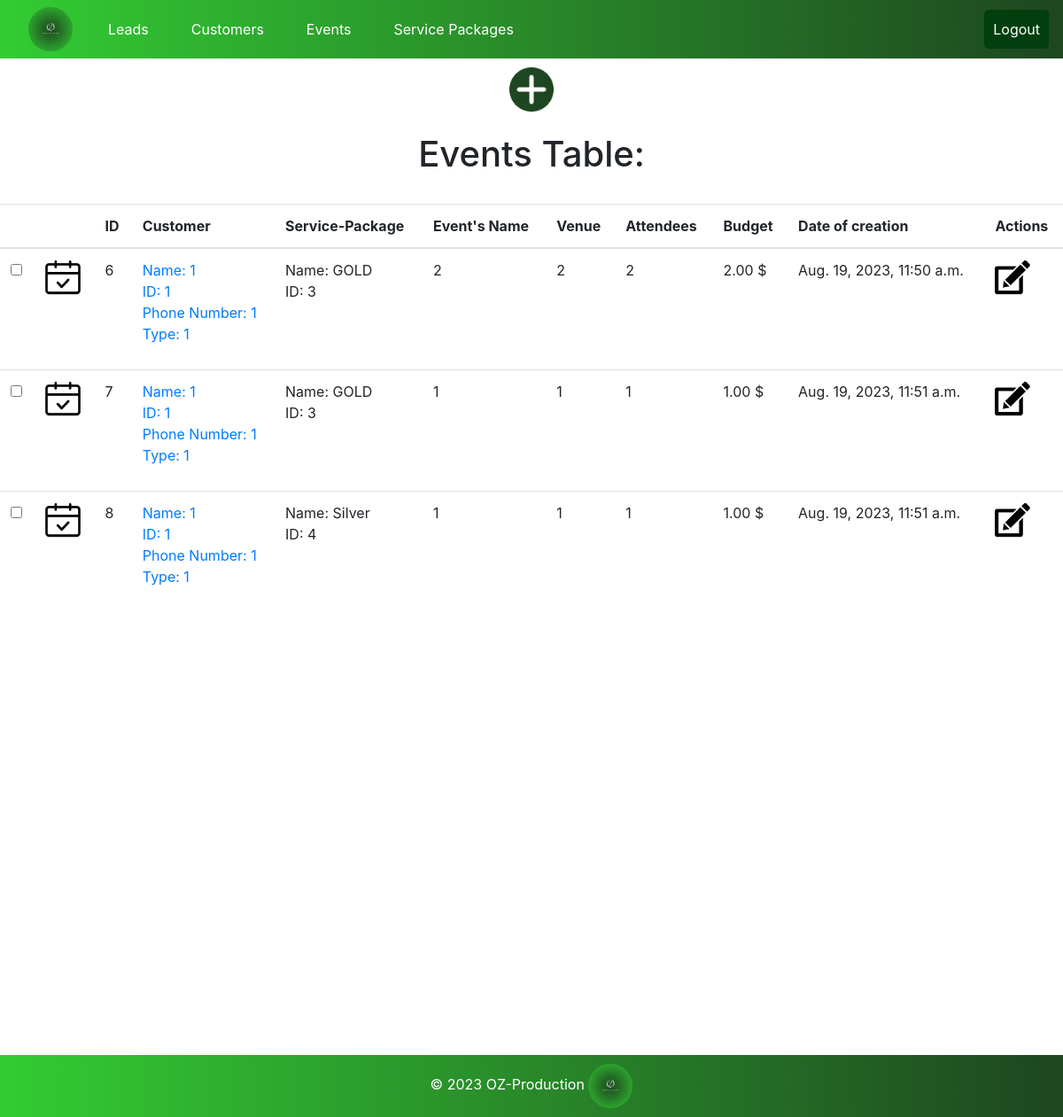
Page /oz_pro/events/ on the earlier database version.
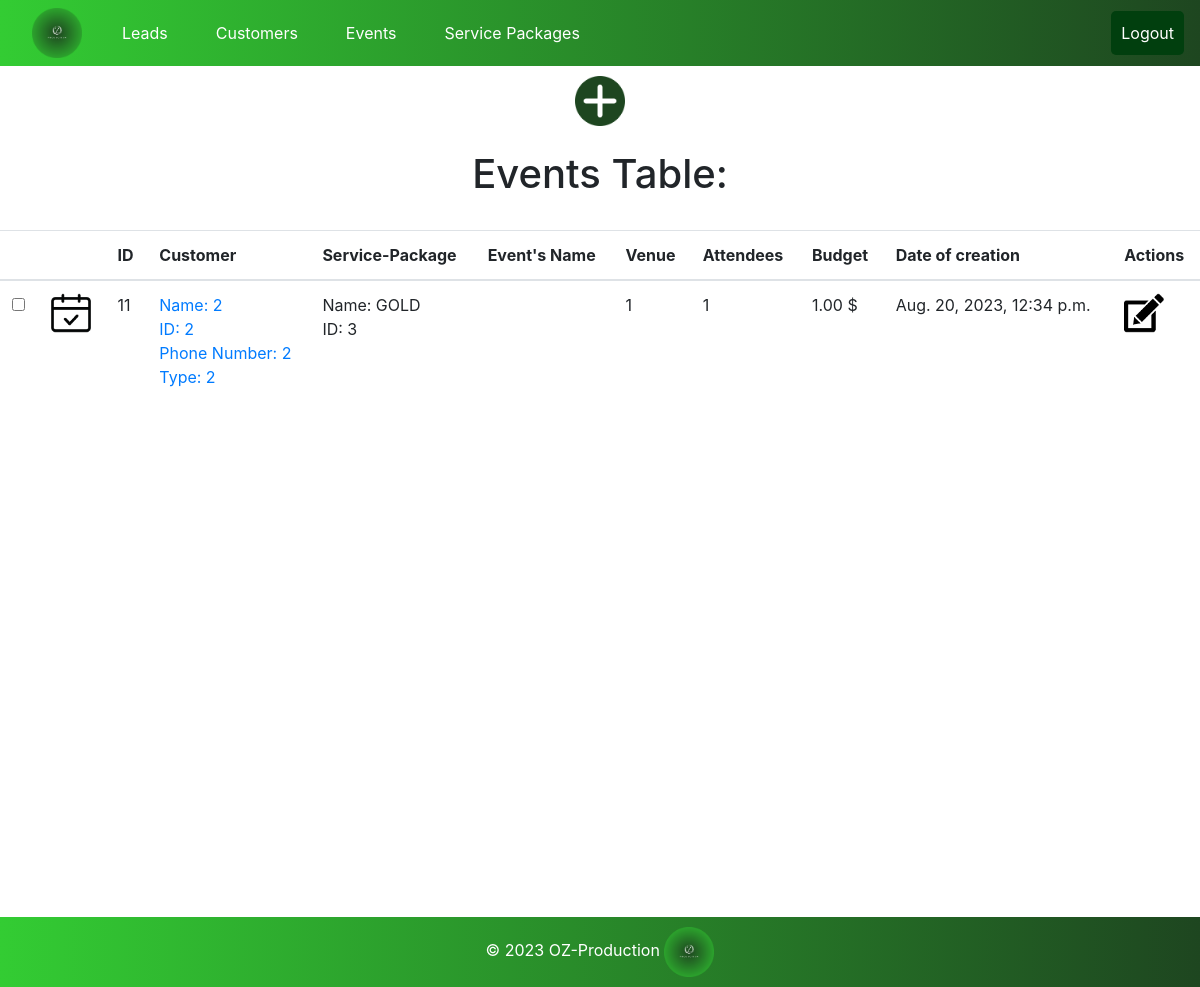
Same page on the later database version.
### oz_pro/models.py (models this page shows, shortened)
class Event(models.Model):
    image = models.ImageField(upload_to='static/pics', default = 'static/pics/event123.png')
    ID = models.AutoField(primary_key=True)
    customer = models.ForeignKey(Customer, on_delete=models.SET_NULL,null=True, related_name='events_for_customer')
    service_package = models.ForeignKey(ServicePackage, on_delete=models.SET_NULL, null=True, related_name='events_for_service_package')
    name = models.CharField(max_length=255)
    venue = models.CharField(max_length=255)
    number_of_attendees = models.PositiveIntegerField()
    budget = models.DecimalField(max_digits=10, decimal_places=2)
    date_of_creation = models.DateTimeField(auto_now_add=True)

class Customer(models.Model):
    image = models.ImageField(upload_to='static/pics', default = 'static/pics/Picture7.png')
    ID = models.PositiveIntegerField(primary_key=True, unique=True)
    name = models.CharField(max_length=255)
    phone_number = models.CharField(max_length=15)
    customer_type = models.CharField(max_length=50)
    events_count = models.PositiveIntegerField(default=0)
    date_of_creation = models.DateTimeField(auto_now_add=True)
    def __str__(self):
        return f"Name: {self.name}\nID: {self.ID}\nPhone Number: {self.phone_number}\nType: {self.customer_type}"

class ServicePackage(models.Model):
    image = models.ImageField(upload_to='static/pics', default = 'static/pics/pack.png')
    ID = models.AutoField(primary_key=True)
    name = models.CharField(max_length=255)
    package_details = models.TextField()
    date_of_creation = models.DateTimeField(auto_now_add=True)
    def __str__(self):
        return f"Name: {self.name}\nID: {self.ID}"

### oz_pro/views.py (the view)
# urls.py: path('events/', views.events_page, name='all_events'),
def events_page(request):
    print("********* Event page function *********")
    all_events = Event.objects.all()
    all_service_packages = ServicePackage.objects.all() # Get all services and display the existing ones at the 'addEventModal' in 'events.html'.
    all_customers = Customer.objects.all() # Get all customers and display the existing ones at the 'addEventModal' in 'events.html'.
    context = {
        'events': all_events,
        'service_packages': all_service_packages,
        'customers': all_customers
    }
    return render(request, 'events.html', context )

### oz_pro/templates/events.html (shortened to what this page needs)
<!DOCTYPE html>
<html lang="en">
<head>
</head>
<body>
    {% extends 'base.html' %}
    {% block add_button %}
    {% load static %}
        <div class="image-container">
            <a data-bs-toggle="tooltip" title="Click to ADD-EVENT">
                <img src="{% static 'pics/ADD.png' %}" alt="addEventPic" class="small-image-rotate" style="cursor:pointer" data-bs-toggle="modal" data-bs-target="#addEventModal">
            </a>
        </div>
        </div>
        {% endblock %}
    {% block content %}
    {% load static %}
        <br>
            <div class="table-header">
                <h1>Events Table:</h1>
            </div>
        <br>
        <table class="table table-hover">
            <thead>
                <tr>
                    <th></th>
                    <th></th>
                    <th>ID</th>
                    <th>Customer</th>
                    <th>Service-Package</th>
                    <th>Event's Name</th>
                    <th>Venue</th>
                    <th>Attendees</th>
                    <th>Budget</th>
                    <th>Date of creation</th>
                    <th>Actions</th>
                </tr>
            </thead>
            <tbody>
                {% for event in events %}
                    <tr id="event_{{ event.ID }}">
                        <td><input type="checkbox" onchange="toggleHighlight(this, {{ event.ID }})" title="Highlight"></td>
                        <td><img src="{{ event.image.url }}"  alt="My image" class="smaller-image" /></td>
                        <td>{{ event.ID }}</td>
                        <td><a title="DISPLAY-CUSTOMER"href="{% url 'customer_by_event' event.customer.ID %}">{{ event.customer|linebreaks }}</a></td>
                        <td>{{ event.service_package|linebreaks }}</td>
                        <td>{{ event.name }}</td>
                        <td>{{ event.venue }}</td>
                        <td>{{ event.number_of_attendees}}</td>
                        <td>{{ event.budget }} $ </td>
                        <td>{{ event.date_of_creation }}</td>
                        <td>
                            <a data-bs-toggle="tooltip" title="Click to UPDATE-EVENT">
                                <img src="{% static 'pics/edit.png' %}" alt="updateEventPic" class="smaller-image" style="cursor:pointer" data-bs-toggle="modal" data-bs-target="#updateEventModal_{{ event.ID }}">
                            </a>
                        </td>
                    </tr>
                {% endfor %}
            </tbody>
        </table>
    {% endblock %}

### oz_pro/templates/base.html (shortened to what this page needs)
{% load static %}
<!DOCTYPE html>
<html lang="en">
<head>
    <link href="https://maxcdn.bootstrapcdn.com/bootstrap/4.5.2/css/bootstrap.min.css" rel="stylesheet">
</head>
<body>
    <nav class="navbar navbar-expand-lg bg-body-tertiary">
        <a data-bs-toggle="tooltip" title="IF U HAPPY AND U KNOW IT CLICK ON THAT!">
            <img src="{% static 'pics/Picture4.png' %}" alt="navPic" class="small-image" onclick="toggleAnimation(this)">
        </a>
            <div class="collapse navbar-collapse" id="navbarNav">
                <ul class="navbar-nav mr-auto">
                    <li class="nav-item">
                        <a class="nav-link active" aria-current="page" href="{% url 'all_leads' %}">Leads</a>
                    </li>
                    <li class="nav-item">
                        <a class="nav-link" href="{% url 'all_customers' %}">Customers</a>
                    </li>
                    <li class="nav-item">
                        <a class="nav-link" href="{% url 'all_events' %}">Events</a>
                    </li>
                    <li class="nav-item">
                        <a class="nav-link" href="{% url 'all_service_packages' %}">Service Packages</a>
                    </li>
                </ul>
                <form method="post" action="{% url 'agent_logout' %}">
                    <button class="btn logout-button" type="submit">Logout</button>
                </form>
            </div>
    </nav>
    <div>
    {% block add_button %}{% endblock %}
    <div>
        {% block content %}{% endblock %}
    </div>
    <footer>
        &copy; 2023 OZ-Production <img src="{% static 'pics/Picture4.png' %}" alt="My image" class="small-image" />
    </footer>
</body>
</html>

Differences in the rows shown:
removed Event: image (picture), ID "6", customer "Name: 1 ID: 1 Phone Number: 1 Type: 1", service_package "Name: GOLD ID: 3", name "2", venue "2", number_of_attendees "2", budget "2.00", date_of_creation "Aug. 19, 2023, 11:50 a.m."
removed Event: image (picture), ID "7", customer "Name: 1 ID: 1 Phone Number: 1 Type: 1", service_package "Name: GOLD ID: 3", name "1", venue "1", number_of_attendees "1", budget "1.00", date_of_creation "Aug. 19, 2023, 11:51 a.m."
removed Event: image (picture), ID "8", customer "Name: 1 ID: 1 Phone Number: 1 Type: 1", service_package "Name: Silver ID: 4", name "1", venue "1", number_of_attendees "1", budget "1.00", date_of_creation "Aug. 19, 2023, 11:51 a.m."
added Event: image (picture), ID "11", customer "Name: 2 ID: 2 Phone Number: 2 Type: 2", service_package "Name: GOLD ID: 3", venue "1", number_of_attendees "1", budget "1.00", date_of_creation "Aug. 20, 2023, 12:34 p.m."
